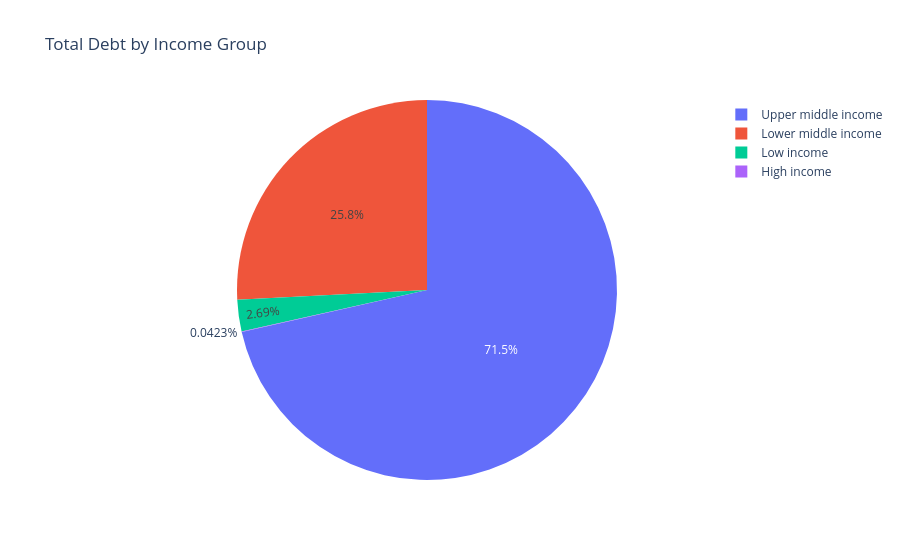

Source (notebook cell):
### Code cell
#donut chart of total debt by income group
import plotly.express as px

fig = px.pie(data_frame=total_debt_by_income_group, values='debt_amount', names='income_group', title='Total Debt by Income Group')
fig.show()

### Figure 1 — Plotly figure (JSON) as saved in the notebook; plotly's stock layout.template omitted (floating-point values rounded to 4 significant figures)
{"data": [{"domain": {"x": [0, 1], "y": [0, 1]}, "hovertemplate": "income_group=%{label}<br>debt_amount=%{value}<extra></extra>", "labels": ["Upper middle income", "Lower middle income", "Low income", "High income"], "legendgroup": "", "name": "", "showlegend": true, "type": "pie", "values": [1671000000000000.0, 603700000000000.0, 62920000000000.0, 988400000000.0]}], "layout": {"legend": {"tracegroupgap": 0}, "title": {"text": "Total Debt by Income Group"}}}
